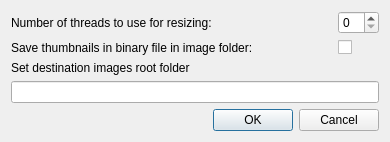
<?xml version="1.0" encoding="UTF-8"?>
<ui version="4.0">
 <class>SettingsDialog</class>
 <widget class="QDialog" name="SettingsDialog">
  <property name="geometry">
   <rect>
    <x>0</x>
    <y>0</y>
    <width>390</width>
    <height>137</height>
   </rect>
  </property>
  <property name="sizePolicy">
   <sizepolicy hsizetype="Minimum" vsizetype="Minimum">
    <horstretch>0</horstretch>
    <verstretch>0</verstretch>
   </sizepolicy>
  </property>
  <property name="windowTitle">
   <string>Imagetools settings</string>
  </property>
  <layout class="QVBoxLayout" name="verticalLayout_2">
   <item>
    <layout class="QGridLayout" name="gridLayout">
     <item row="0" column="0">
      <widget class="QLabel" name="label">
       <property name="text">
        <string>Number of threads to use for resizing:</string>
       </property>
      </widget>
     </item>
     <item row="0" column="1">
      <widget class="QSpinBox" name="nthreadsBox">
       <property name="sizePolicy">
        <sizepolicy hsizetype="Fixed" vsizetype="Fixed">
         <horstretch>0</horstretch>
         <verstretch>0</verstretch>
        </sizepolicy>
       </property>
      </widget>
     </item>
     <item row="1" column="0">
      <widget class="QLabel" name="label_2">
       <property name="text">
        <string>Save thumbnails in binary file in image folder:</string>
       </property>
      </widget>
     </item>
     <item row="1" column="1">
      <widget class="QCheckBox" name="saveThumbsCheck">
       <property name="sizePolicy">
        <sizepolicy hsizetype="Fixed" vsizetype="Fixed">
         <horstretch>0</horstretch>
         <verstretch>0</verstretch>
        </sizepolicy>
       </property>
       <property name="text">
        <string/>
       </property>
      </widget>
     </item>
    </layout>
   </item>
   <item>
    <layout class="QVBoxLayout" name="verticalLayout">
     <item>
      <widget class="QLabel" name="label_3">
       <property name="text">
        <string>Set destination images root folder</string>
       </property>
      </widget>
     </item>
     <item>
      <widget class="QLineEdit" name="rootfolderEdit"/>
     </item>
    </layout>
   </item>
   <item>
    <layout class="QHBoxLayout" name="horizontalLayout">
     <item>
      <spacer name="horizontalSpacer">
       <property name="orientation">
        <enum>Qt::Horizontal</enum>
       </property>
       <property name="sizeHint" stdset="0">
        <size>
         <width>40</width>
         <height>20</height>
        </size>
       </property>
      </spacer>
     </item>
     <item>
      <widget class="QDialogButtonBox" name="buttonBox">
       <property name="orientation">
        <enum>Qt::Horizontal</enum>
       </property>
       <property name="standardButtons">
        <set>QDialogButtonBox::Cancel|QDialogButtonBox::Ok</set>
       </property>
      </widget>
     </item>
    </layout>
   </item>
  </layout>
 </widget>
 <resources/>
 <connections>
  <connection>
   <sender>buttonBox</sender>
   <signal>accepted()</signal>
   <receiver>SettingsDialog</receiver>
   <slot>accept()</slot>
   <hints>
    <hint type="sourcelabel">
     <x>248</x>
     <y>254</y>
    </hint>
    <hint type="destinationlabel">
     <x>157</x>
     <y>274</y>
    </hint>
   </hints>
  </connection>
  <connection>
   <sender>buttonBox</sender>
   <signal>rejected()</signal>
   <receiver>SettingsDialog</receiver>
   <slot>reject()</slot>
   <hints>
    <hint type="sourcelabel">
     <x>316</x>
     <y>260</y>
    </hint>
    <hint type="destinationlabel">
     <x>286</x>
     <y>274</y>
    </hint>
   </hints>
  </connection>
 </connections>
</ui>
